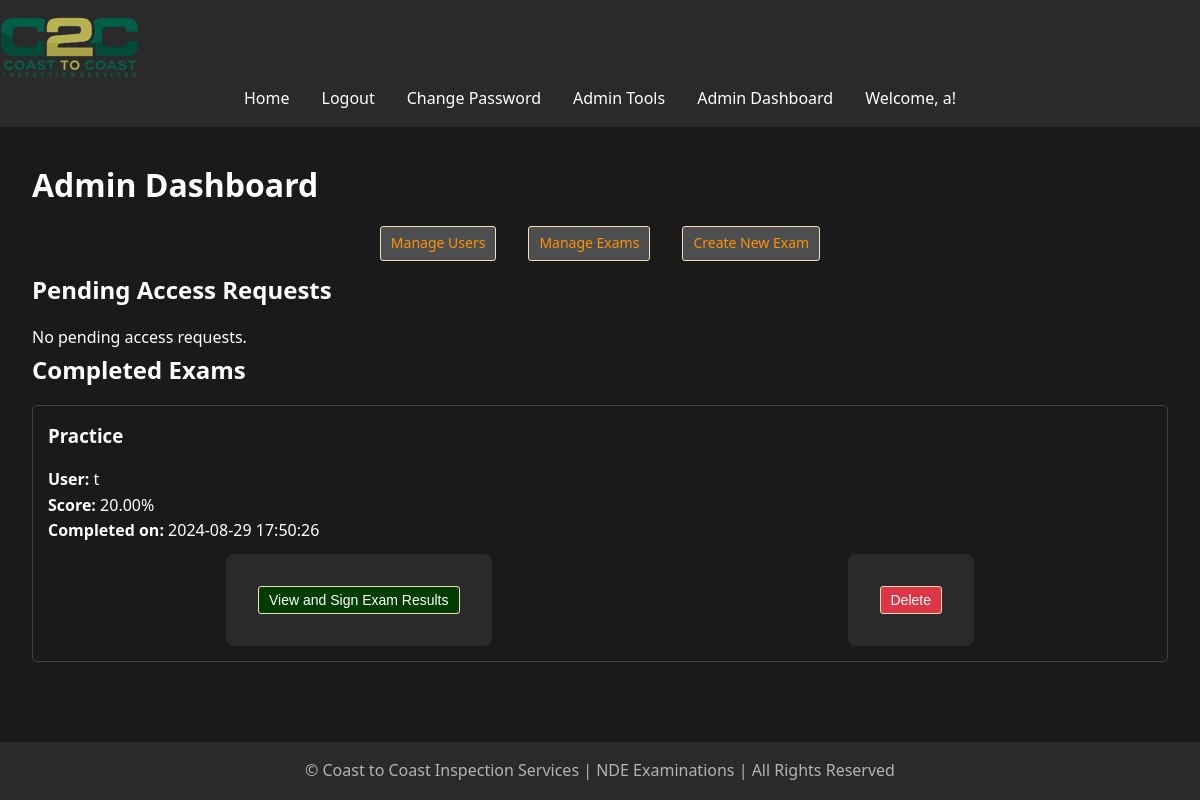
The app's page /admin/dashboard (signed in) with its own data.
### models.py (models this page shows, shortened)
class User(UserMixin, db.Model):
    id = db.Column(db.Integer, primary_key=True)
    username = db.Column(db.String(80), unique=True, nullable=False)
    password = db.Column(db.String(120), nullable=False)
    is_admin = db.Column(db.Boolean, default=False)
    exam_results = db.relationship('ExamResult', back_populates='user', lazy=True, cascade="all, delete-orphan")
    accesses = db.relationship('ExamAccess', back_populates='user', lazy=True, cascade="all, delete-orphan")
    access_requests = db.relationship('ExamAccessRequest', back_populates='user', lazy=True, cascade="all, delete-orphan")

class ExamResult(db.Model):
    id = Column(Integer, primary_key=True)
    user_id = Column(Integer, ForeignKey('user.id', ondelete='CASCADE'), nullable=False)
    exam_id = Column(Integer, ForeignKey('exam.id', ondelete='CASCADE'), nullable=False)
    score = Column(Float, nullable=False)
    date_submitted = Column(DateTime, default=datetime.utcnow)
    user = relationship('User', back_populates='exam_results')
    exam = relationship('Exam', back_populates='exam_results')
    missed_questions = relationship('MissedQuestion', back_populates='exam_result', cascade='all, delete-orphan')

class Exam(db.Model):
    __tablename__ = 'exam'
    id = db.Column(db.Integer, primary_key=True)
    title = db.Column(db.String(100), nullable=False)
    question_count = db.Column(db.Integer, nullable=False, default=10)
    exam_results = relationship('ExamResult', back_populates='exam', cascade='all, delete-orphan')
    questions = relationship('Question', back_populates='exam', cascade='all, delete-orphan')
    accesses = db.relationship('ExamAccess', back_populates='exam', lazy=True, cascade="all, delete-orphan")
    access_requests = db.relationship('ExamAccessRequest', back_populates='exam', lazy=True, cascade="all, delete-orphan")

### app.py (the view)
@app.route('/admin/dashboard')
@login_required
def admin_dashboard():
    if not current_user.is_admin:
        flash('You do not have permission to access this page.', 'error')
        return redirect(url_for('home'))
    completed_exams = ExamResult.query.all()  # Ensure this query is executed correctly
    pending_requests = ExamAccessRequest.query.filter_by(status='pending').all()
    return render_template('admin_dashboard.html', completed_exams= [] or completed_exams, pending_requests=pending_requests)

### app.py (called while the page is built)
@app.before_request
def reset_session_on_navigation():
    exam_endpoints = ['take_exam', 'submit_exam']
    current_endpoint = request.endpoint
    if current_endpoint is None:
        return

@app.context_processor
def utility_processor():
    def format_pacific_time(utc_dt):
        pacific_time = utc_to_pacific(utc_dt)
        return pacific_time.strftime('%Y-%m-%d %I:%M:%S %p %Z')
    return dict(format_pacific_time=format_pacific_time)

@login_manager.user_loader
def load_user(user_id):
    return User.query.get(int(user_id))

@app.before_request
def manage_exam_session():
    if 'start_new_exam' in request.args:
        session.pop('answers', None)
        session.pop('current_index', None)
        session.pop('start_time', None)
    elif 'exam_submitted' in session and request.endpoint != 'exam_results':
        session.pop('answers', None)
        session.pop('current_index', None)
        session.pop('start_time', None)
        session.pop('exam_submitted', None)

### templates/admin_dashboard.html (shortened to what this page needs)
{% extends "base.html" %}
{% block content %}
    <h1>Admin Dashboard</h1>
    <nav>
        <ul style="list-style-type: none; padding: 0;">
            <li style="margin-bottom: 10px;">
                <a href="{{ url_for('manage_users') }}" class="btn btn-secondary" style="color:rgb(255, 145, 0);">Manage Users</a>
            </li>
            <li style="margin-bottom: 10px;">
                <a href="{{ url_for('manage_exams') }}" class="btn btn-secondary" style="color:rgb(255, 145, 0);">Manage Exams</a>
            </li>
            <li style="margin-bottom: 10px;">
                <a href="{{ url_for('create_exam') }}" class="btn btn-secondary" style="color:rgb(255, 145, 0);">Create New Exam</a>
            </li>
        </ul>
    </nav>
    <h2>Pending Access Requests</h2>
    {% if pending_requests %}
        <ul style="list-style-type: none; padding: 0;">
            {% for request in pending_requests %}
                <li style="margin-bottom: 10px; border-bottom: 1px solid white; max-width: 600px; padding: 10px; min-height: 100px; display: flex; align-items: center;">
                    <div style="flex-grow: 1;">
                        <p><strong>User:</strong> {{ request.user.username }}</p>
                        <p><strong>Exam:</strong> {{ request.exam.title }}</p>
                        <p><strong>Requested on:</strong> {{ request.request_date.strftime('%Y-%m-%d %H:%M:%S') }}</p>
                    </div>
                    <div style="display: flex; flex-direction: column; gap: 5px;">
                        <form action="{{ url_for('approve_access', request_id=request.id) }}" method="POST" style="display:inline;">
                            <button type="submit" class="btn btn-primary btn-sm">Approve</button>
                        </form>
                        <form action="{{ url_for('admin_deny_access', request_id=request.id) }}" method="POST" style="display:inline;">
                            <button type="submit" class="btn btn-danger btn-sm" onclick="return confirm('Are you sure you want to deny this request?');">Deny</button>
                        </form>
                    </div>
                </li>
            {% endfor %}
        </ul>
    {% else %}
        <p>No pending access requests.</p>
    {% endif %}
    <h2>Completed Exams</h2>
    {% if completed_exams %}
        <ul style="list-style-type: none; padding: 0;">
            {% for exam_result in completed_exams %}
                <li style="margin-bottom: 20px; border: 1px solid #444; padding: 15px; border-radius: 5px;">
                    <div>
                        <h3 style="margin-top: 0;">{{ exam_result.exam.title }}</h3>
                        <p><strong>User:</strong> {{ exam_result.user.username }}</p>
                        <p><strong>Score:</strong> {{ "%.2f"|format(exam_result.score) }}%</p>
                        <p><strong>Completed on:</strong> {{ exam_result.date_submitted.strftime('%Y-%m-%d %H:%M:%S') }}</p>
                    </div>
                    <div style="display: flex; justify-content: space-between; margin-top: 10px;">
                        <form action="{{ url_for('export_exam_result', exam_result_id=exam_result.id) }}" method="GET" target="_blank" style="display:inline;">
                            <button type="submit" class="btn btn-secondary btn-sm" style="background-color:rgb(1, 61, 1);">View and Sign Exam Results</button>
                        </form>
                        <form action="{{ url_for('delete_completed_exam', exam_result_id=exam_result.id) }}" method="POST" style="display:inline;">
                            <button type="submit" class="btn btn-danger btn-sm" onclick="return confirm('Are you sure you want to delete this exam result?');">Delete</button>
                        </form>
                    </div>
                </li>
            {% endfor %}
        </ul>
    {% else %}
        <p>No completed exams available.</p>
    {% endif %}
{% endblock %}

### templates/base.html (shortened to what this page needs)
<!DOCTYPE html>
<html lang="en">
<head>
    <link rel="stylesheet" href="{{ url_for('static', filename='css/style.css') }}">
</head>
<body>
    <header>
        <nav class="navbar">
            <a class="navbar-brand" href="{{ url_for('home') }}">
                <img src="{{ url_for('static', filename='images/logo.png') }}" alt="Logo" class="logo">
            </a>
            <ul class="navbar-nav">
                <li><a href="{{ url_for('home') }}">Home</a></li>
                {% if current_user.is_authenticated %}
                    <li><a href="{{ url_for('logout') }}">Logout</a></li>
                    <li><a href="{{ url_for('change_password') }}">Change Password</a></li>
                    {% if current_user.is_admin %}
                        <li><a href="{{ url_for('admin.index') }}">Admin Tools</a></li>
                        <li><a href="{{ url_for('admin_dashboard') }}">Admin Dashboard</a></li>
                    {% endif %}
                    <li class="user-welcome">
                        <span>Welcome, {{ current_user.username }}!</span>
                    </li>
                {% else %}
                    <li><a href="{{ url_for('login') }}">Login</a></li>
                    <li><a href="{{ url_for('register') }}">Register</a></li>
                {% endif %}
            </ul>
        </nav>
    </header>
    <main>
        {% block content %}{% endblock %}
    </main>
    <footer>
        <p>&copy; Coast to Coast Inspection Services | NDE Examinations | All Rights Reserved</p>
    </footer>
</body>
</html>

### static/css/style.css (style rules this page uses)
:root { --bg-primary: #1a1a1a; --bg-secondary: #2a2a2a; --text-primary: #ffffff; --text-secondary: #b3b3b3; --accent-color: #87c787; --error-color: #cf6679; --success-color: #03dac6; }
* { box-sizing: border-box; margin: 0; padding: 0; }
body { font-family: 'Segoe UI', Tahoma, Geneva, Verdana, sans-serif; line-height: 1.6; color: var(--text-primary); background-color: var(--bg-primary); min-height: 100vh; display: flex; flex-direction: column; }
header { background-color: var(--bg-secondary); padding: 1rem 0; box-shadow: 0 2px 4px rgba(0,0,0,0.1); }
nav ul { display: flex; justify-content: center; align-items: center; height: 100%; list-style-type: none; margin: 0; padding: 0; }
nav ul li { margin: 0 1rem; }
nav ul li a { color: var(--text-primary); text-decoration: none; font-weight: 500; transition: color 0.3s ease; }
main { flex: 1; padding: 2rem; max-width: 1200px; margin: 0 auto; width: 100%; }
h1, h2, h3 { margin-bottom: 1rem; color: var(--text-primary); }
a { color: var(--accent-color); text-decoration: none; transition: color 0.3s ease; }
form { background-color: var(--bg-secondary); padding: 2rem; border-radius: 8px; max-width: 700px; margin: 0 auto; }
.btn-sm { max-height: 80px; }
button { background-color: rgb(59, 59, 59); color: var(--text-primary); padding: 0.5rem 1rem; border: none; border-radius: 4px; cursor: pointer; transition: background-color 0.3s ease; }
footer { text-align: center; padding: 1rem 0; background-color: var(--bg-secondary); color: var(--text-secondary); }

### templates/admin_dashboard.html (style rules this page uses)
.btn { padding: 5px 10px; border: 1px solid wheat; border-radius: 3px; cursor: pointer; text-decoration: none; display: flex; align-items: center; justify-content: center; font-size: 14px; }
.btn-danger { background-color: #dc3545; color: white; }
.btn-secondary { background-color: #4c4e50; color: white; }

### records on screen
User: username "a"
ExamResult: exam "Practice", user.username "t", score "20.00", date_submitted "2024-08-29 17:50:26"
